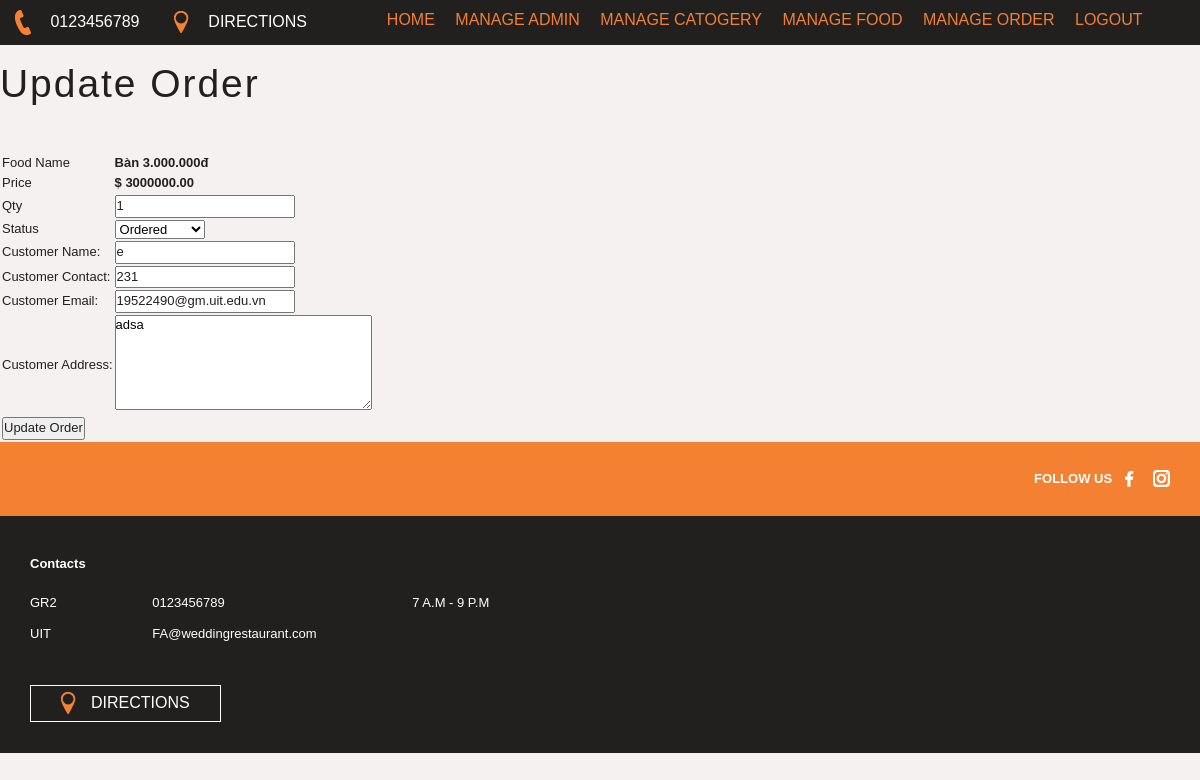
The app's page /weddinghall/admin/update-order.php?id=6 (signed in), older data.
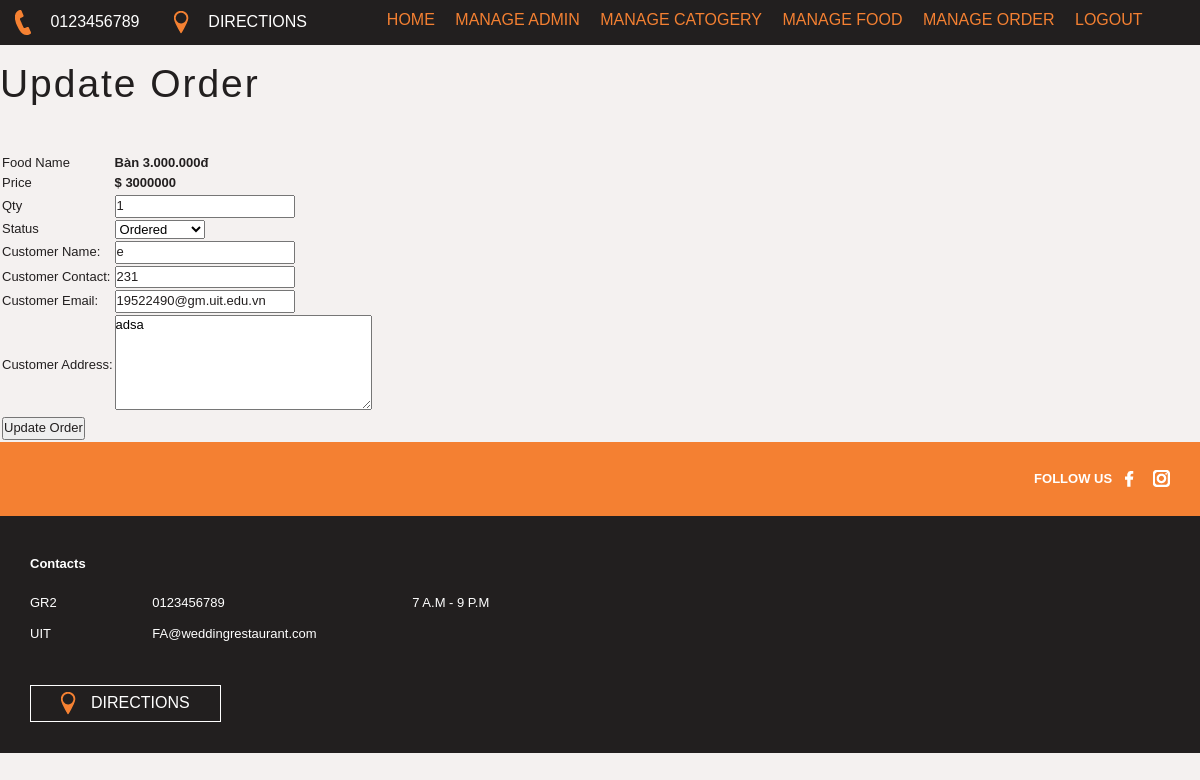
The same page, newer data.
### tables this page shows
CREATE TABLE `tbl_order` (
  `id` int(10) UNSIGNED NOT NULL,
  `food` varchar(150) NOT NULL,
  `price` int(100) NOT NULL,
  `qty` int(11) NOT NULL,
  `total` varchar(100) NOT NULL,
  `order_date` datetime NOT NULL,
  `date_wedding` varchar(11) NOT NULL,
  `status` varchar(50) NOT NULL,
  `customer_name` varchar(150) NOT NULL,
  `customer_contact` varchar(20) NOT NULL,
  `customer_email` varchar(150) NOT NULL,
  `customer_address` varchar(255) NOT NULL
);

### weddinghall/admin/update-order.php (the view, shortened to what this page needs)
<?php include('partials/menu.php'); ?>
<div class="main-content">
    <div class="wrapper">
        <h1>Update Order</h1>
        <br><br>
        <?php
            if(isset($_GET['id']))
            {
                $id=$_GET['id'];
                $sql = "SELECT * FROM tbl_order WHERE id=$id";
                $res = mysqli_query($conn, $sql);
                $count = mysqli_num_rows($res);
                if($count==1)
                {
                    $row=mysqli_fetch_assoc($res);
                    $food = $row['food'];
                    $price = $row['price'];
                    $qty = $row['qty'];
                    $status = $row['status'];
                    $customer_name = $row['customer_name'];
                    $customer_contact = $row['customer_contact'];
                    $customer_email = $row['customer_email'];
                    $customer_address= $row['customer_address'];
                }
                else
                {
                    header('location:'.SITEURL.'admin/manage-order.php');
                }
            }
            else
            {
                header('location:'.SITEURL.'admin/manage-order.php');
            }
        ?>
        <form action="" method="POST">
            <table class="tbl-30">
                <tr>
                    <td>Food Name</td>
                    <td><b> <?php echo $food; ?> </b></td>
                </tr>
                <tr>
                    <td>Price</td>
                    <td>
                        <b> $ <?php echo $price; ?></b>
                    </td>
                </tr>
                <tr>
                    <td>Qty</td>
                    <td>
                        <input type="number" name="qty" value="<?php echo $qty; ?>">
                    </td>
                </tr>
                <tr>
                    <td>Status</td>
                    <td>
                        <select name="status">
                            <option <?php if($status=="Ordered"){echo "selected";} ?> value="Ordered">Ordered</option>
                        </select>
                    </td>
                </tr>
                <tr>
                    <td>Customer Name: </td>
                    <td>
                        <input type="text" name="customer_name" value="<?php echo $customer_name; ?>">
                    </td>
                </tr>
                <tr>
                    <td>Customer Contact: </td>
                    <td>
                        <input type="text" name="customer_contact" value="<?php echo $customer_contact; ?>">
                    </td>
                </tr>
                <tr>
                    <td>Customer Email: </td>
                    <td>
                        <input type="text" name="customer_email" value="<?php echo $customer_email; ?>">
                    </td>
                </tr>
                <tr>
                    <td>Customer Address: </td>
                    <td>
                        <textarea name="customer_address" cols="30" rows="5"><?php echo $customer_address; ?></textarea>
                    </td>
                </tr>
                <tr>
                    <td clospan="2">
                        <input type="submit" name="submit" value="Update Order" class="btn-secondary">
                    </td>
                </tr>
            </table>
        </form>
    </div>
</div>
<?php include('partials/footer.php'); ?>

Row changes from the older to the newer data that the page shows:
changed tbl_order "Bàn 3.000.000đ": price "3000000.00" → "3000000"
